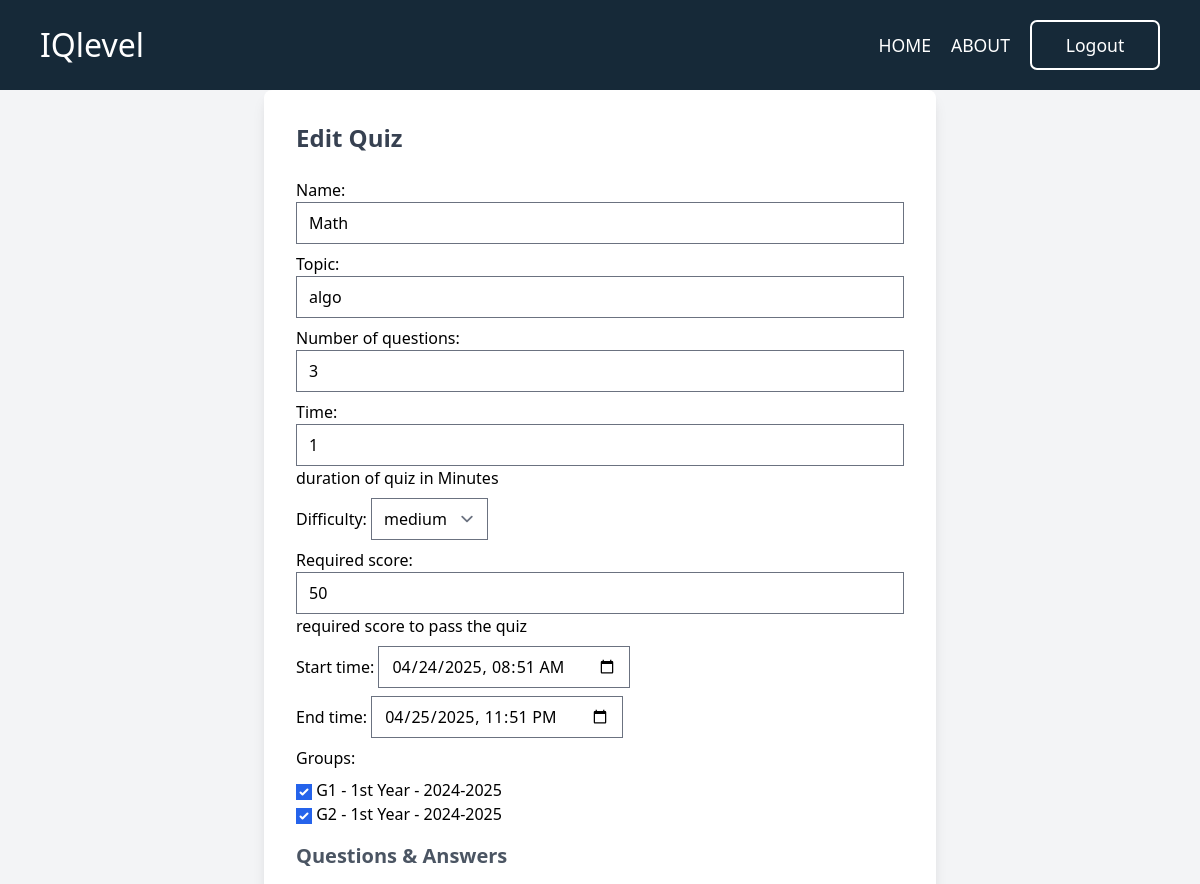
/professor/edit-quiz/1/ (signed in, upper part), run on an earlier commit of the app's database.
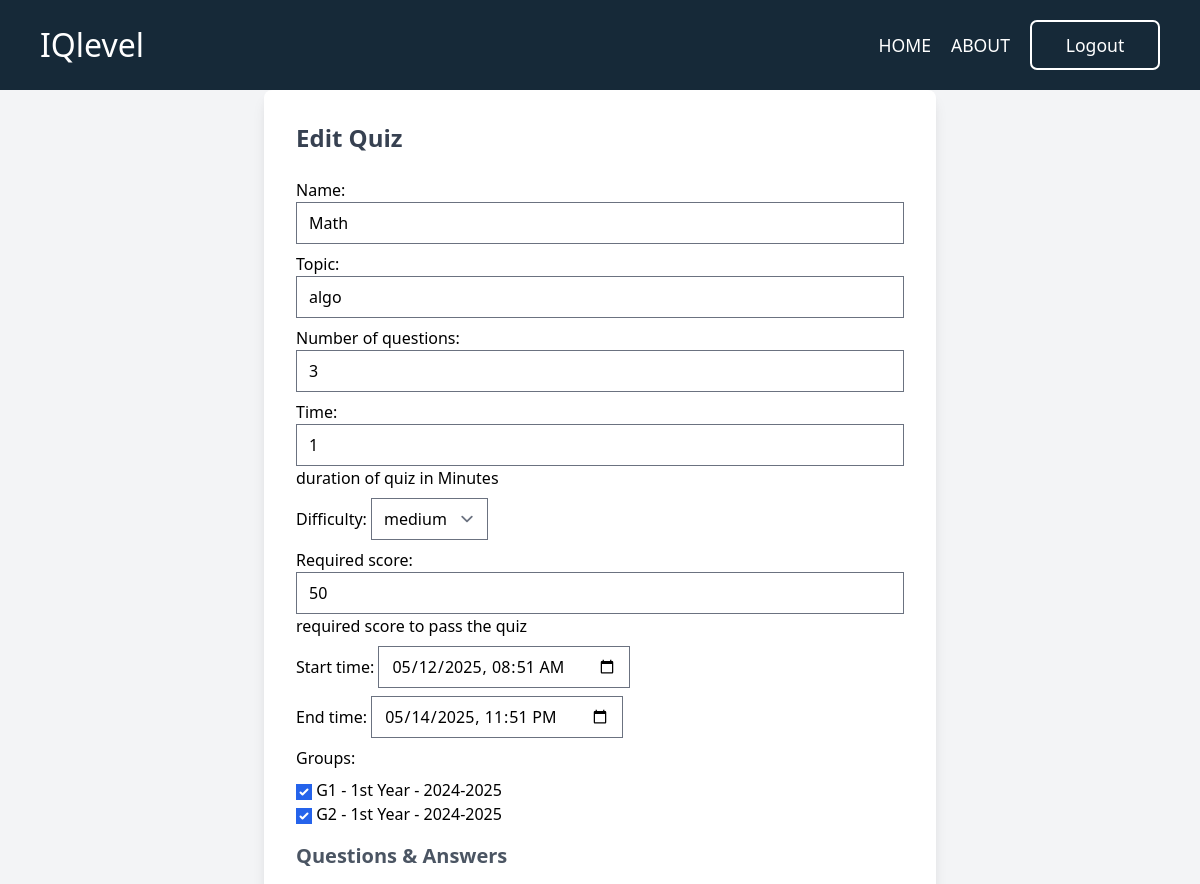
And on a later commit of the database.
### quizes/models.py (models this page shows, shortened)
class Quiz(models.Model):
    name = models.CharField(max_length=120)
    topic = models.CharField(max_length=120)
    number_of_questions = models.IntegerField()
    time = models.IntegerField(help_text="duration of quiz in Minutes")
    difficulty = models.CharField(max_length=6, choices=DIFF_CHOICES)
    required_score = models.IntegerField(help_text="required score to pass the quiz")
    created_by = models.ForeignKey(Professor, on_delete=models.CASCADE)
    start_time = models.DateTimeField()  # Students can access from this time
    end_time = models.DateTimeField()  # Access closes after this time
    groups = models.ManyToManyField(Group)  # Assign quiz to multiple groups
    created_at = models.DateTimeField(auto_now_add=True)
    class Meta:
        verbose_name_plural = "Quizes"

### groupe/models.py (models this page shows)
class Group(models.Model):
    name = models.CharField(max_length=100)
    academic_level = models.CharField(
        max_length=50,
        choices=[
            ("1st Year", "1st Year"),
            ("2nd Year", "2nd Year"),
            ("3rd Year", "3rd Year"),
            ("Master 1", "Master 1"),
            ("Master 2", "Master 2"),
        ],
        default="1st Year"
    )
    academic_session = models.ForeignKey(AcademicSession, on_delete=models.CASCADE)
    def __str__(self):
        return f"{self.name} - {self.academic_level} - {self.academic_session.year}"

### documents/views.py (the view)
# urls.py: path('professor/edit-quiz/<int:quiz_id>/', views.edit_quiz, name='edit_quiz'),
@login_required
def edit_quiz(request, quiz_id):
    quiz = get_object_or_404(Quiz, id=quiz_id)
    if not request.user.is_professor or quiz.created_by != request.user.professor:
        messages.error(request, "You are not authorized to edit this quiz.")
        return redirect('index')
    if request.method == "POST":
        form = QuizForm(request.POST, instance=quiz, professor=request.user.professor)
        if form.is_valid():
            form.save()
            questions_texts = request.POST.getlist("questions[]")
            correct_answers = [
                request.POST.get(f"correct_answers[{i}]", 0)  # Default to 0 if missing
                for i in range(len(questions_texts))
            ]
            quiz.question_set.all().delete()
            for i, question_text in enumerate(questions_texts):
                if question_text.strip():
                    question = Question.objects.create(
                        quiz=quiz,
                        text=question_text,
                        created=datetime.now()
                    )
                    answers_texts = request.POST.getlist(f"answers[{i}][]")
                    correct_answer_index = int(correct_answers[i]) if i < len(correct_answers) else 0
                    for j, answer_text in enumerate(answers_texts):
                        if answer_text.strip():
                            Answer.objects.create(
                                question=question,
                                text=answer_text,
                                correct=(j == correct_answer_index),
                                created=datetime.now()
                            )
            print("Correct Answers:", correct_answers)  # After retrieving them
            messages.success(request, "Quiz updated successfully!")
            return redirect('professor')
    else:
        form = QuizForm(instance=quiz, professor=request.user.professor)
    return render(request, 'quizes/edit_quiz.html', {'form': form, 'quiz': quiz})

### documents/models.py (called while the page is built)
    @property
    def is_professor(self):
        return self.role == 'professor'

### theme/templates/quizes/edit_quiz.html (shortened to what this page needs)
{% extends "base.html" %}
{% load static %}
{% block content %}
<section class="bg-gray-100 flex justify-center items-center min-h-screen">
    <div class="bg-white p-8 rounded-lg shadow-lg w-full max-w-2xl">
        <h1 class="text-2xl font-bold text-gray-700 mb-6">Edit Quiz</h1>
        <form method="POST" action="{% url 'edit_quiz' quiz.id %}" class="space-y-4">
            <div class="space-y-2">
                {{ form.as_p }}
            </div>
            <h2 class="text-xl font-semibold text-gray-600">Questions & Answers</h2>
        </form>
    </div>
</section>
{% endblock content %}

What changed in the data, as far as the page shows it:
changed Quiz "algo": start_time "04/24/2025 08:51" → "05/12/2025 08:51"; end_time "04/25/2025 23:51" → "05/14/2025 23:51"
